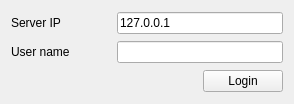
<?xml version="1.0" encoding="UTF-8"?>
<ui version="4.0">
 <class>LoginWidget</class>
 <widget class="QWidget" name="LoginWidget">
  <property name="geometry">
   <rect>
    <x>0</x>
    <y>0</y>
    <width>294</width>
    <height>104</height>
   </rect>
  </property>
  <property name="windowTitle">
   <string>Login</string>
  </property>
  <layout class="QVBoxLayout" name="verticalLayout">
   <item>
    <layout class="QHBoxLayout" name="horizontalLayout">
     <item>
      <widget class="QLabel" name="label">
       <property name="minimumSize">
        <size>
         <width>100</width>
         <height>0</height>
        </size>
       </property>
       <property name="text">
        <string>Server IP</string>
       </property>
      </widget>
     </item>
     <item>
      <widget class="QLineEdit" name="ipLineEdit">
       <property name="text">
        <string>127.0.0.1</string>
       </property>
      </widget>
     </item>
    </layout>
   </item>
   <item>
    <layout class="QHBoxLayout" name="horizontalLayout_2">
     <item>
      <widget class="QLabel" name="label_2">
       <property name="minimumSize">
        <size>
         <width>100</width>
         <height>0</height>
        </size>
       </property>
       <property name="text">
        <string>User name</string>
       </property>
      </widget>
     </item>
     <item>
      <widget class="QLineEdit" name="nameLineEdit"/>
     </item>
    </layout>
   </item>
   <item>
    <layout class="QHBoxLayout" name="horizontalLayout_3">
     <item>
      <spacer name="horizontalSpacer">
       <property name="orientation">
        <enum>Qt::Horizontal</enum>
       </property>
       <property name="sizeHint" stdset="0">
        <size>
         <width>40</width>
         <height>20</height>
        </size>
       </property>
      </spacer>
     </item>
     <item>
      <widget class="QPushButton" name="loginButton">
       <property name="text">
        <string>Login</string>
       </property>
      </widget>
     </item>
    </layout>
   </item>
  </layout>
 </widget>
 <resources/>
 <connections/>
</ui>
